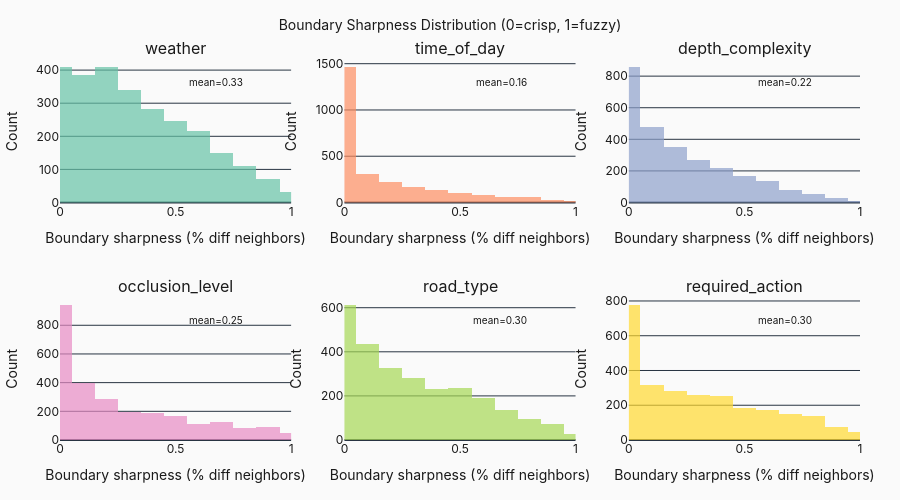

Notebook code for this chart:
### Markdown cell above
### 3.2 Boundary Sharpness (Fuzzy vs Crisp)

### Code cell
def compute_boundary_sharpness(scenes_df: pd.DataFrame, embeddings: np.ndarray,
                               key: str, k: int = 10) -> pd.DataFrame:
    """Compute per-scene boundary sharpness (% of k-NN with different label)."""
    from sklearn.neighbors import NearestNeighbors
    
    # Build k-NN index
    nn = NearestNeighbors(n_neighbors=k+1, metric="cosine")
    nn.fit(embeddings)
    
    distances, indices = nn.kneighbors(embeddings)
    
    # For each scene, compute % of neighbors with different label
    labels = scenes_df[key].values
    sharpness = []
    
    for i in range(len(scenes_df)):
        neighbor_labels = labels[indices[i, 1:]]  # Exclude self
        own_label = labels[i]
        diff_pct = np.mean(neighbor_labels != own_label)
        sharpness.append(diff_pct)
    
    return np.array(sharpness)


def create_sharpness_comparison() -> go.Figure:
    """Compare boundary sharpness across all keys."""
    fig = make_subplots(rows=2, cols=3, subplot_titles=CLASSIFICATION_KEYS)
    
    for i, key in enumerate(CLASSIFICATION_KEYS):
        row = i // 3 + 1
        col = i % 3 + 1
        
        sharpness = compute_boundary_sharpness(scenes, embeddings, key, k=10)
        
        fig.add_trace(
            go.Histogram(
                x=sharpness,
                nbinsx=20,
                marker_color=KEY_COLORS[i],
                opacity=0.7,
                name=key,
                showlegend=False,
            ),
            row=row, col=col
        )
        
        # Add annotation with mean
        fig.add_annotation(
            x=0.8, y=0.9,
            text=f"mean={sharpness.mean():.2f}",
            showarrow=False,
            xref=f"x{i+1 if i > 0 else ''} domain",
            yref=f"y{i+1 if i > 0 else ''} domain",
            font=dict(size=10),
        )
    
    fig.update_xaxes(title_text="Boundary sharpness (% diff neighbors)", range=[0, 1])
    fig.update_yaxes(title_text="Count")
    
    fig.update_layout(
        **plotly_layout("Boundary Sharpness Distribution (0=crisp, 1=fuzzy)", height=500),
    )
    
    return fig


# Note: This is computationally expensive, run once
print("Computing boundary sharpness (k=10 neighbors)...")
fig_sharpness = create_sharpness_comparison()
fig_sharpness.show()

### Figure 1 — Plotly figure (JSON) as saved in the notebook; plotly's stock layout.template omitted (floating-point values rounded to 4 significant figures; data arrays with more than 128 entries replaced by an {"elided": "..."} marker saying what was removed)
{"data": [{"marker": {"color": "rgb(102,194,165)"}, "name": "weather", "nbinsx": 20, "opacity": 0.7, "showlegend": false, "x": {"elided": "2647 float values"}, "type": "histogram", "xaxis": "x", "yaxis": "y"}, {"marker": {"color": "rgb(252,141,98)"}, "name": "time_of_day", "nbinsx": 20, "opacity": 0.7, "showlegend": false, "x": {"elided": "2647 float values"}, "type": "histogram", "xaxis": "x2", "yaxis": "y2"}, {"marker": {"color": "rgb(141,160,203)"}, "name": "depth_complexity", "nbinsx": 20, "opacity": 0.7, "showlegend": false, "x": {"elided": "2647 float values"}, "type": "histogram", "xaxis": "x3", "yaxis": "y3"}, {"marker": {"color": "rgb(231,138,195)"}, "name": "occlusion_level", "nbinsx": 20, "opacity": 0.7, "showlegend": false, "x": {"elided": "2647 float values"}, "type": "histogram", "xaxis": "x4", "yaxis": "y4"}, {"marker": {"color": "rgb(166,216,84)"}, "name": "road_type", "nbinsx": 20, "opacity": 0.7, "showlegend": false, "x": {"elided": "2647 float values"}, "type": "histogram", "xaxis": "x5", "yaxis": "y5"}, {"marker": {"color": "rgb(255,217,47)"}, "name": "required_action", "nbinsx": 20, "opacity": 0.7, "showlegend": false, "x": {"elided": "2647 float values"}, "type": "histogram", "xaxis": "x6", "yaxis": "y6"}], "layout": {"xaxis": {"anchor": "y", "domain": [0.0, 0.2889], "title": {"text": "Boundary sharpness (% diff neighbors)"}, "range": [0, 1]}, "yaxis": {"anchor": "x", "domain": [0.625, 1.0], "title": {"text": "Count"}}, "xaxis2": {"anchor": "y2", "domain": [0.3556, 0.6444], "title": {"text": "Boundary sharpness (% diff neighbors)"}, "range": [0, 1]}, "yaxis2": {"anchor": "x2", "domain": [0.625, 1.0], "title": {"text": "Count"}}, "xaxis3": {"anchor": "y3", "domain": [0.7111, 1.0], "title": {"text": "Boundary sharpness (% diff neighbors)"}, "range": [0, 1]}, "yaxis3": {"anchor": "x3", "domain": [0.625, 1.0], "title": {"text": "Count"}}, "xaxis4": {"anchor": "y4", "domain": [0.0, 0.2889], "title": {"text": "Boundary sharpness (% diff neighbors)"}, "range": [0, 1]}, "yaxis4": {"anchor": "x4", "domain": [0.0, 0.375], "title": {"text": "Count"}}, "xaxis5": {"anchor": "y5", "domain": [0.3556, 0.6444], "title": {"text": "Boundary sharpness (% diff neighbors)"}, "range": [0, 1]}, "yaxis5": {"anchor": "x5", "domain": [0.0, 0.375], "title": {"text": "Count"}}, "xaxis6": {"anchor": "y6", "domain": [0.7111, 1.0], "title": {"text": "Boundary sharpness (% diff neighbors)"}, "range": [0, 1]}, "yaxis6": {"anchor": "x6", "domain": [0.0, 0.375], "title": {"text": "Count"}}, "annotations": [{"font": {"size": 16}, "showarrow": false, "text": "weather", "x": 0.1444, "xanchor": "center", "xref": "paper", "y": 1.0, "yanchor": "bottom", "yref": "paper"}, {"font": {"size": 16}, "showarrow": false, "text": "time_of_day", "x": 0.5, "xanchor": "center", "xref": "paper", "y": 1.0, "yanchor": "bottom", "yref": "paper"}, {"font": {"size": 16}, "showarrow": false, "text": "depth_complexity", "x": 0.8556, "xanchor": "center", "xref": "paper", "y": 1.0, "yanchor": "bottom", "yref": "paper"}, {"font": {"size": 16}, "showarrow": false, "text": "occlusion_level", "x": 0.1444, "xanchor": "center", "xref": "paper", "y": 0.375, "yanchor": "bottom", "yref": "paper"}, {"font": {"size": 16}, "showarrow": false, "text": "road_type", "x": 0.5, "xanchor": "center", "xref": "paper", "y": 0.375, "yanchor": "bottom", "yref": "paper"}, {"font": {"size": 16}, "showarrow": false, "text": "required_action", "x": 0.8556, "xanchor": "center", "xref": "paper", "y": 0.375, "yanchor": "bottom", "yref": "paper"}, {"font": {"size": 10}, "showarrow": false, "text": "mean=0.33", "x": 0.8, "xref": "x domain", "y": 0.9, "yref": "y domain"}, {"font": {"size": 10}, "showarrow": false, "text": "mean=0.16", "x": 0.8, "xref": "x2 domain", "y": 0.9, "yref": "y2 domain"}, {"font": {"size": 10}, "showarrow": false, "text": "mean=0.22", "x": 0.8, "xref": "x3 domain", "y": 0.9, "yref": "y3 domain"}, {"font": {"size": 10}, "showarrow": false, "text": "mean=0.25", "x": 0.8, "xref": "x4 domain", "y": 0.9, "yref": "y4 domain"}, {"font": {"size": 10}, "showarrow": false, "text": "mean=0.30", "x": 0.8, "xref": "x5 domain", "y": 0.9, "yref": "y5 domain"}, {"font": {"size": 10}, "showarrow": false, "text": "mean=0.30", "x": 0.8, "xref": "x6 domain", "y": 0.9, "yref": "y6 domain"}], "title": {"font": {"size": 14, "color": "#1a1a1a"}, "text": "Boundary Sharpness Distribution (0=crisp, 1=fuzzy)", "x": 0.5}, "font": {"family": "Inter, system-ui, sans-serif", "color": "#1a1a1a"}, "margin": {"l": 60, "r": 40, "t": 60, "b": 60}, "paper_bgcolor": "#fafafa", "plot_bgcolor": "#fafafa", "height": 500}}
